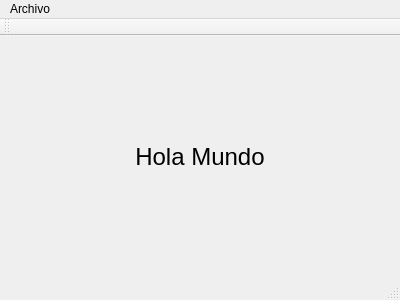
<?xml version="1.0" encoding="UTF-8"?>
<ui version="4.0">
 <class>MainWindow</class>
 <widget class="QMainWindow" name="MainWindow">
  <property name="geometry">
   <rect>
    <x>0</x>
    <y>0</y>
    <width>400</width>
    <height>300</height>
   </rect>
  </property>
  <property name="windowTitle">
   <string>MainWindow</string>
  </property>
  <widget class="QWidget" name="centralWidget">
   <layout class="QGridLayout" name="gridLayout">
    <item row="0" column="0">
     <widget class="QLabel" name="label">
      <property name="text">
       <string>&lt;html&gt;&lt;head/&gt;&lt;body&gt;&lt;p align=&quot;center&quot;&gt;&lt;span style=&quot; font-size:18pt;&quot;&gt;Hola Mundo&lt;/span&gt;&lt;/p&gt;&lt;/body&gt;&lt;/html&gt;</string>
      </property>
     </widget>
    </item>
   </layout>
  </widget>
  <widget class="QMenuBar" name="menuBar">
   <property name="geometry">
    <rect>
     <x>0</x>
     <y>0</y>
     <width>400</width>
     <height>20</height>
    </rect>
   </property>
   <widget class="QMenu" name="menuArchivo">
    <property name="title">
     <string>Archivo</string>
    </property>
    <addaction name="actionQuitar"/>
   </widget>
   <addaction name="menuArchivo"/>
  </widget>
  <widget class="QToolBar" name="mainToolBar">
   <attribute name="toolBarArea">
    <enum>TopToolBarArea</enum>
   </attribute>
   <attribute name="toolBarBreak">
    <bool>false</bool>
   </attribute>
  </widget>
  <widget class="QStatusBar" name="statusBar"/>
  <action name="actionQuitar">
   <property name="text">
    <string>Quitar</string>
   </property>
  </action>
 </widget>
 <layoutdefault spacing="6" margin="11"/>
 <resources/>
 <connections/>
</ui>
